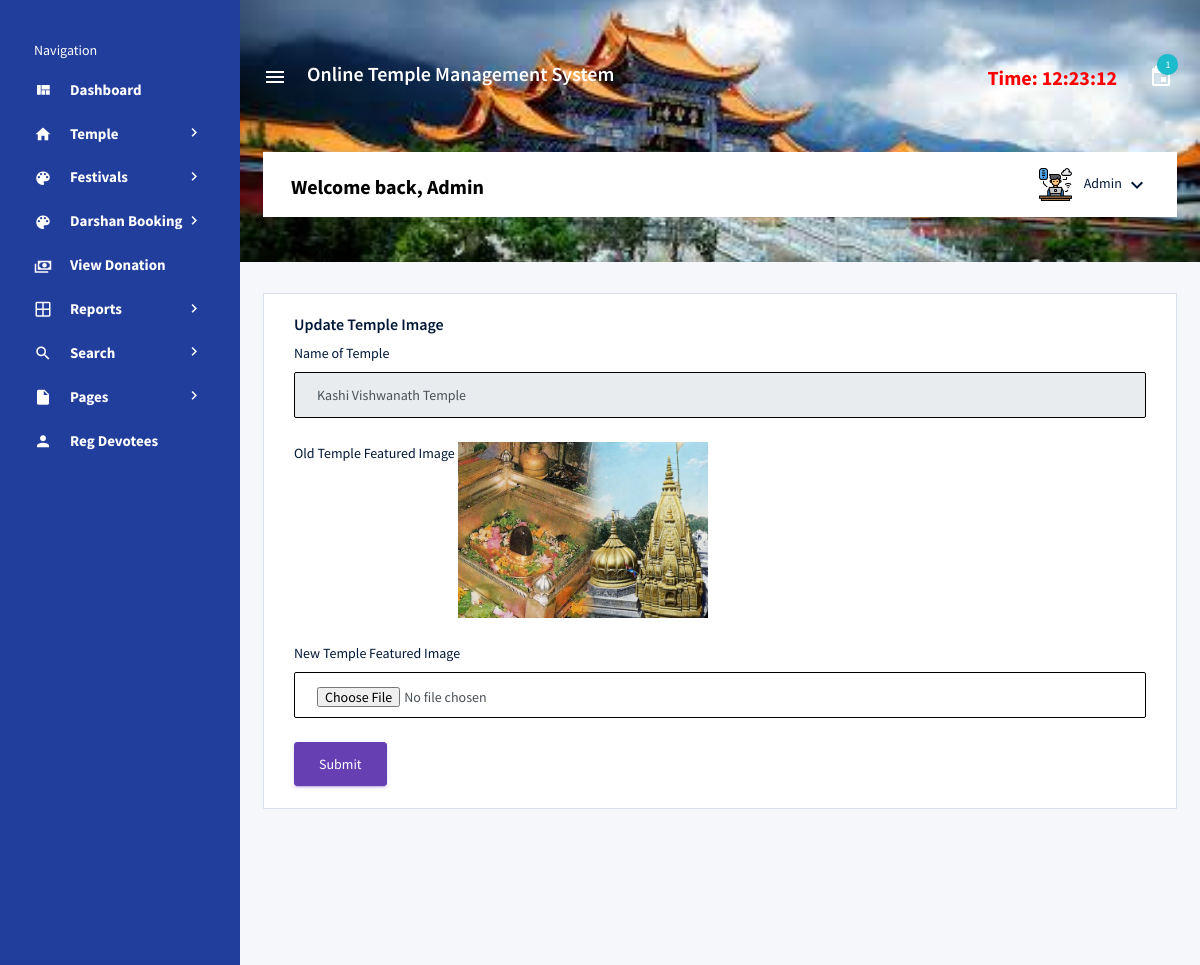
The page /otms/admin/change-image1.php?id=1 (signed in) on the database its author committed.
### tables this page shows
CREATE TABLE `tbltemple` (
  `ID` int(5) NOT NULL,
  `TempleName` varchar(250) DEFAULT NULL,
  `TempleLocation` varchar(250) DEFAULT NULL,
  `City` varchar(250) DEFAULT NULL,
  `State` varchar(250) DEFAULT NULL,
  `Country` varchar(250) DEFAULT NULL,
  `Description` mediumtext DEFAULT NULL,
  `TempleImage1` varchar(250) DEFAULT NULL,
  `TempleImage2` varchar(250) DEFAULT NULL,
  `TempleImage3` varchar(250) DEFAULT NULL,
  `CreationDate` timestamp NULL DEFAULT current_timestamp()
);

### otms/admin/change-image1.php (the view, shortened to what this page needs)
<?php session_start();
include_once('includes/config.php');
if (strlen($_SESSION['aid']==0)) {
  header('location:logout.php');
  } else{
?>
<!DOCTYPE html>
<html lang="en">
<head>
  <link rel="stylesheet" href="vendors/mdi/css/materialdesignicons.min.css">
  <link rel="stylesheet" href="vendors/css/vendor.bundle.base.css">
  <link rel="stylesheet" href="css/style.css">
</head>
<body>
  <div class="container-scroller d-flex">
    <?php include_once('includes/sidebar.php');?>
    <div class="container-fluid page-body-wrapper">
     <?php include_once('includes/header.php');?>
      <div class="main-panel">
        <div class="content-wrapper">
          <div class="row">
            <div class="col-md-12 grid-margin stretch-card">
              <div class="card">
                <div class="card-body">
                  <h4 class="card-title">Update Temple Image</h4>
                  <form class="forms-sample" method="post" enctype="multipart/form-data">
                    <?php
$id=intval($_GET['id']);
$query=mysqli_query($con,"select * from tbltemple where ID='$id'");
while($row=mysqli_fetch_array($query))
{
?>
                    <div class="form-group">
                      <label for="exampleInputUsername1">Name of Temple</label>
                      <input type="text" class="form-control" name="tname" id="tname" value="<?php echo  htmlentities($row['TempleName']);?>" readonly='true' />
                    </div>
                    <div class="form-group">
                      <label for="exampleInputConfirmPassword1">Old Temple Featured Image</label>
                      <img src="templeimages/<?php echo htmlentities($row['TempleImage1']);?>" width="250">
                    </div>
                     <div class="form-group">
                      <label for="exampleInputConfirmPassword1">New Temple Featured Image</label>
                      <input type="file" class="form-control" id="image1" name="image1" value="" required='true' />
                    </div>
                    <?php } ?>
                    <button type="submit" class="btn btn-primary mr-2" name="submit">Submit</button>
                  </form>
                </div>
              </div>
            </div>
          </div>
        </div>
      </div>
    </div>
  </div>
</body>
</html><?php } ?>

### otms/admin/includes/header.php (shortened to what this page needs)
<nav class="navbar col-lg-12 col-12 px-0 py-0 py-lg-4 d-flex flex-row">
        <div class="navbar-menu-wrapper d-flex align-items-center justify-content-end">
          <button class="navbar-toggler navbar-toggler align-self-center" type="button" data-toggle="minimize">
            <span class="mdi mdi-menu"></span>
          </button>
          <div class="navbar-brand-wrapper">
            <h4 style="color: white; padding-right: 20px;padding-left: 20px;">Online Temple Management System</h4>
          </div>
          <?php
$admid=$_SESSION['aid'];
$ret=mysqli_query($con,"select AdminName from tbladmin where ID='$admid'");
$row=mysqli_fetch_array($ret);
$name=$row['AdminName'];
?>
          <ul class="navbar-nav navbar-nav-right">
            <li class="nav-item">
              <h4 class="mb-0 font-weight-bold d-none d-xl-block" style="color: red;">Time: <?php
  echo $runningTime = date('h:i:s');
?></h4>
            </li>
            <li class="nav-item dropdown mr-1">
              <?php
$ret1=mysqli_query($con,"select tbluser.FirstName,tblbookdarshan.ID,tblbookdarshan.BookingNumber,BookingDate from tblbookdarshan join tbluser on tbluser.ID=tblbookdarshan.UserId where tblbookdarshan.Status is null || tblbookdarshan.Status=''");
$num=mysqli_num_rows($ret1);
?>
              <a class="nav-link count-indicator dropdown-toggle d-flex justify-content-center align-items-center" id="messageDropdown" href="#" data-toggle="dropdown">
                <i class="mdi mdi-calendar mx-0"></i>
                <span class="count bg-info"><?php echo $num;?></span>
              </a>
            </li>
          </ul>
        </div>
        <div class="navbar-menu-wrapper navbar-search-wrapper d-none d-lg-flex align-items-center">
        <ul class="navbar-nav mr-lg-2">
            <li class="nav-item nav-search d-none d-lg-block">
              <div class="input-group">
                         <h4 class="font-weight-bold mb-0 d-none d-md-block mt-1" style="color:#000">Welcome back, <?php echo $name; ?></h4>
              </div>
            </li>
          </ul>
          <ul class="navbar-nav navbar-nav-right">
            <li class="nav-item nav-profile dropdown">
              <a class="nav-link dropdown-toggle" href="#" data-toggle="dropdown" id="profileDropdown">
                <img src="images/administrator.png" alt="profile"/>
                <span class="nav-profile-name"><?php echo $name; ?></span>
              </a>
            </li>
          </ul>
        </div>
      </nav>

### rows shown on the page
tbltemple: tname "Kashi Vishwanath Temple", TempleImage1 (picture)

### other values the page prints
$num "1"
$name "Admin"
